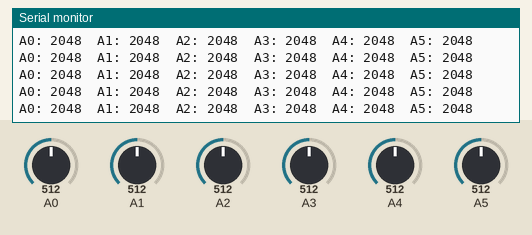
Simulated run of this sketch. Board: Arduino Zero (SAMD21). Parts: the last lines printed to the serial monitor. Inputs (shaded band) come from the test bench; at power-on: A0 = 512, A1 = 512, A2 = 512, A3 = 512, A4 = 512, A5 = 512 (analog values on the 0–1023 scale).

Above: at 1.2 s.
1.3 s: A0 set to 716
At 1.32 s:
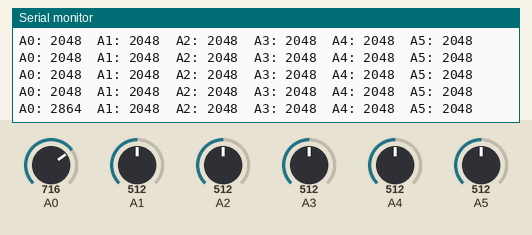
2.8 s: A1 set to 716
At 2.83 s:
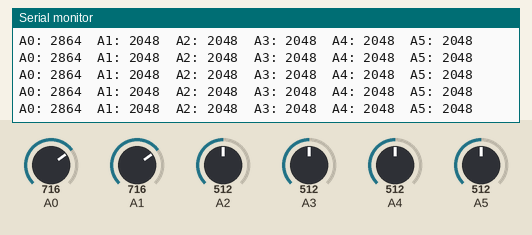
4.3 s: A2 set to 716
At 4.35 s:
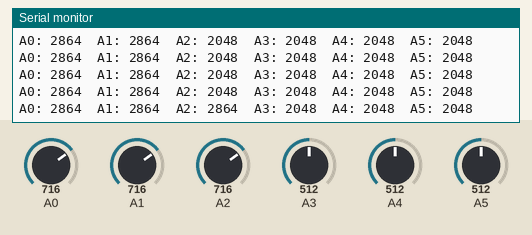
5.8 s: A3 set to 716
At 5.87 s:
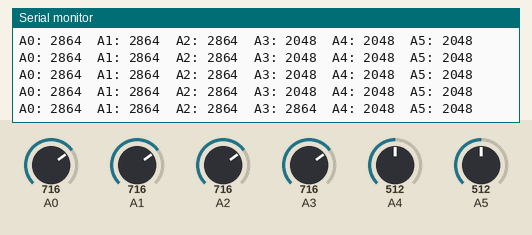
7.3 s: A4 set to 716
At 7.38 s:
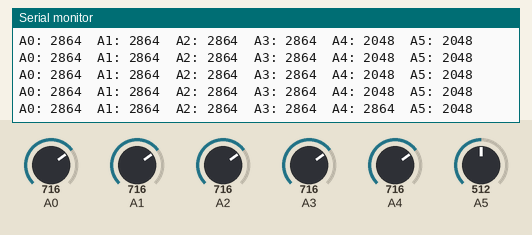
8.8 s: A5 set to 716
At 8.8 s:
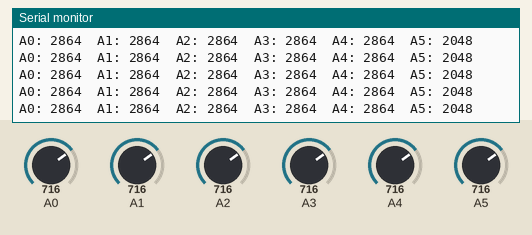

Measured:
- after the input at 1.3 s, the serial monitor: prints a new line at once (image 1)
- after the input at 4.3 s, the serial monitor: prints a new line after 0.05 s (image 3)
- after the input at 5.8 s, the serial monitor: prints a new line after 0.06 s (image 4)
- after the input at 7.3 s, the serial monitor: prints a new line after 0.08 s (image 5)

The sketch:

SimpleSenorCollection.ino
```cpp
void setup() {
  Serial.begin(115200);
  while (!Serial);

  analogReadResolution(12); // 0-4095 range

  Serial.println();
  Serial.println("==================== NEW RUN ====================");
  Serial.println();
}

void loop() {
  int a0 = analogRead(A0);
  int a1 = analogRead(A1);
  int a2 = analogRead(A2);
  int a3 = analogRead(A3);
  int a4 = analogRead(A4);
  int a5 = analogRead(A5);

  Serial.print("A0: "); Serial.print(a0);
  Serial.print("  A1: "); Serial.print(a1);
  Serial.print("  A2: "); Serial.print(a2);
  Serial.print("  A3: "); Serial.print(a3);
  Serial.print("  A4: "); Serial.print(a4);
  Serial.print("  A5: "); Serial.println(a5);

  delay(100);
}
```
